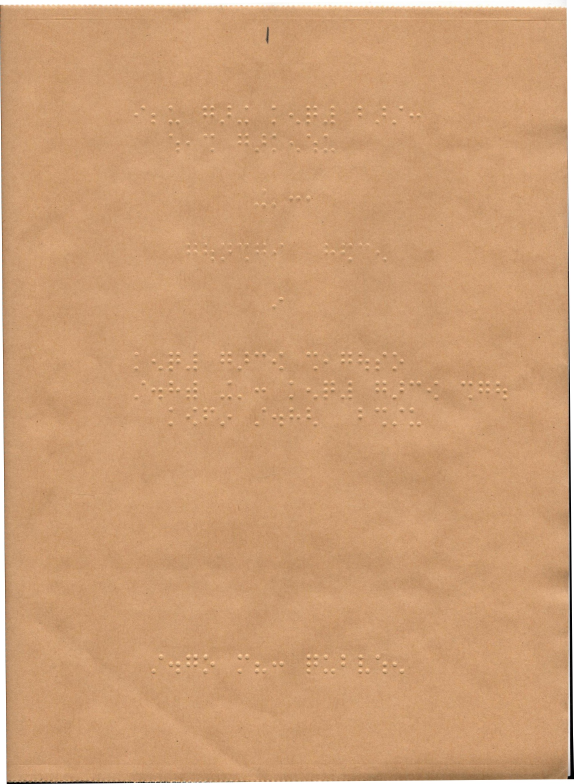
#> input picture images/image.jpg, 1720 x 2352 px (shown at 1/3 size)
$ jupyter execute --allow-errors Untitled.ipynb
#> lines starting #> are read from the running program, lines starting #| are printed output that depends on the picture; after the words box and inside, x2 and y2 are one past the last pixel; in counts of white or black regions, pixels touching at a corner belong together
[cell 1]
import numpy as np
import cv2 as cv
from matplotlib import pyplot as plt
image_path = "./images/image.jpg"
img = cv.imread(image_path)
#> img is the input picture: shape (2352, 1720, 3); mean B, G, R 117, 158.6, 205.4


cv.waitKey(0)
cv.destroyAllWindows()


cv.namedWindow("img", cv.WINDOW_NORMAL)


def path(name):
    return "./images/{}.png".format(name)


# [24 lines of commented-out code are left out]

[cell 2]
# [20 lines left out: function display, not called in this run]

[cell 3]
gray_img = cv.cvtColor(img, cv.COLOR_BGR2GRAY)
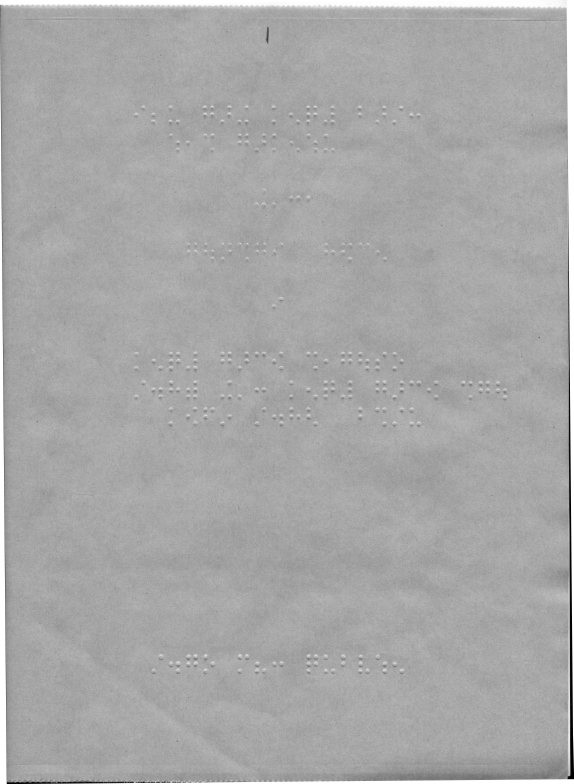
#> gray_img: shape (2352, 1720) (shown at 1/3 size); min 0, max 255, mean 167.9
# cv.imwrite("./images/gray_image.png", gray_img)

[cell 4]
# [8 lines left out: function Hist, not called in this run]

# [6 lines of commented-out code are left out]

[cell 5]
def equalization(image):
    s = image.shape
#> s = (2352, 1720)
    x = H.reshape(1, 256)
    y = np.array([])
    y = np.append(y,x[0, 0])

    #store the new pixel value in array y
    for i in range(255):
        k = x[0, i+1] + y[i]
        y = np.append(y, k)
    y = np.round((y/(s[0]*s[1])) * 255)

    #assign the new pixel values from array y
    for i in range(s[0]):
        for j in range(s[1]):
            k = image[i, j]
            image[i, j] = y[k]

    # cv.imwrite("./images/gray_img_eq.png", gray_img)
    # display("./images/gray_img_eq.png")
#> (the rest of this cell did not finish here and is left out)

[cell 6]
def Otsu(image):

    # hist = cv.calcHist([image], [0], None, [255], [0, 255])  # histogram
    hist, bins = np.histogram(image.ravel(), 256, [0, 256])
#> hist = 256 values, max 276509 at index 167, min 28 at index 42, mean 15802.5; bins = 257 values from 0 to 256

    len = hist.shape[0]  # len of the hist (255)
#> len = 256

    s = image.shape  # height and width
#> s = (2352, 1720)

    within = []  # array of class variances

    for i in range(len):
        x, y = np.split(hist, [i])
        x1 = np.sum(x)/(s[0] * s[1])
        y1 = np.sum(y)/(s[0] * s[1])
        x2 = np.sum([j*t for j, t in enumerate(x)])/np.sum(x)
        y2 = np.sum([j*t for j, t in enumerate(y)])/np.sum(y)
        x3 = np.sum([(j-x2)**2*t for j, t in enumerate(x)])/np.sum(x)
        x3 = np.nan_to_num(x3)
        y3 = np.sum([(j-y2)**2*t for j, t in enumerate(y)])/np.sum(y)
        within.append(x1*x3 + y1*y3)
        m = np.argmin(within)
#> this loop made 256 passes
#> (x1, y1, x2, y2, x3, y3) on passes 1, 13, 14: (0, 1, nan, 167.9, 0, 278.5), (0.00169, 0.998, 3.09, 156.2, 6.02, 233), (0.00171, 0.998, 3.23, 155.2, 7.12, 232.4)
#> after the loop, within = 256 values, max 278.5 at index 0, min 113.6 at index 208, mean 193.5
    return m

[cell 7]
m = Otsu(gray_img)
#> m = 208
thresh, Bin = cv.threshold(gray_img, m, 255, cv.THRESH_BINARY)
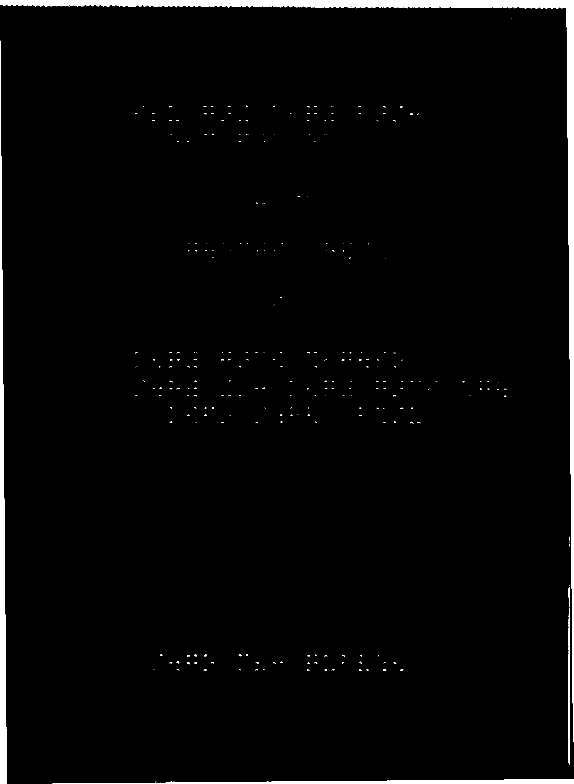
#> Bin: shape (2352, 1720) (shown at 1/3 size); 2.4% white; 338 white regions (312 under 20 px), largest, box (x1, y1, x2, y2) and area: (0, 0, 1720, 2224) 56991, (0, 122, 20, 2352) 22825, (158, 2338, 1720, 2352) 11717
#> thresh = 208
cv.imwrite(path("bin_otsu"), Bin)
#> Out = True

[cell 8]
# [18 lines left out: functions bord, deBord, not called in this run]


# mat = np.array([[1, 2, 3], [4, 5, 6], [7, 8, 9]])

# mat = bord(mat, 3)
# mat
# mat = deBord(mat, 3)
# mat

[cell 9]
def better_mean_c(image, box_size, c):

#> called with box_size = 3, c = 200
    border_size = shift_size = int(box_size/2)
    mat = cv.resize(image, (200, 350))
    mat = np.pad(mat, 1, 'symmetric')
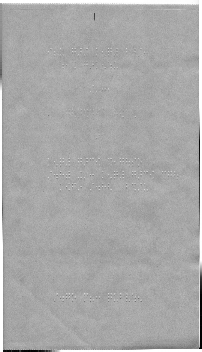
#> mat: shape (352, 202); min 0, max 255, mean 168.5
    s = mat.shape
#> s = (352, 202)

    for i in range(shift_size, s[0] - shift_size):
        for j in range(shift_size, s[1] - shift_size):

            box = mat[(i-border_size):(i+border_size+1),
                (j-border_size):(j+border_size+1)]

            m = np.mean(box)
            std = np.std(box)
            # print(m, std)
            # mat[i, j] -= m
            k = 0.8
            t = m + (std * k)
            print(t)
            if (mat[i, j]  < t):
                mat[i, j] = 255
            else:
                mat[i, j] = 0
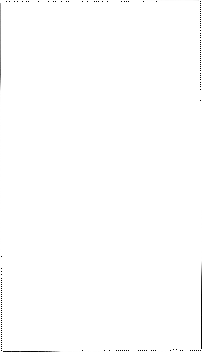
#> mat: shape (352, 202); min 0, max 255, mean 253.9

    return mat


# cv.imshow("ostsu", mat)
cv.imwrite(path("myAdaptive"), better_mean_c(gray_img, 3, 200))
cv.waitKey(0)
cv.destroyAllWindows()

[cell 10]
# otsu threshold with blur
blured_img = cv.GaussianBlur(gray_img, (5, 5), 0)
thr = Otsu(blured_img)
#> the loop in Otsu (call 2), `for i in range(len):` made 256 passes
#> (x, x1, y1, x2, y2, x3, y3, m) on passes 2 to 4: ([0], 0, 1, nan, 166.9, 0, 238.1, 0), ([0, 459], 0.000113, 1, 1, 165.9, 0, 235, 2), ([0, 459, 570], 0.000254, 1, 1.55, 164.9, 0.247, 231.1, 3)
thresh, Bin = cv.threshold(gray_img, thr, 255, cv.THRESH_BINARY)
cv.imwrite(path("bin_otsu_blured"), Bin)
#> Out = True

[cell 11]
# fixed threshholdes
ret,thresh1 = cv.threshold(gray_img,127,255,cv.THRESH_BINARY)
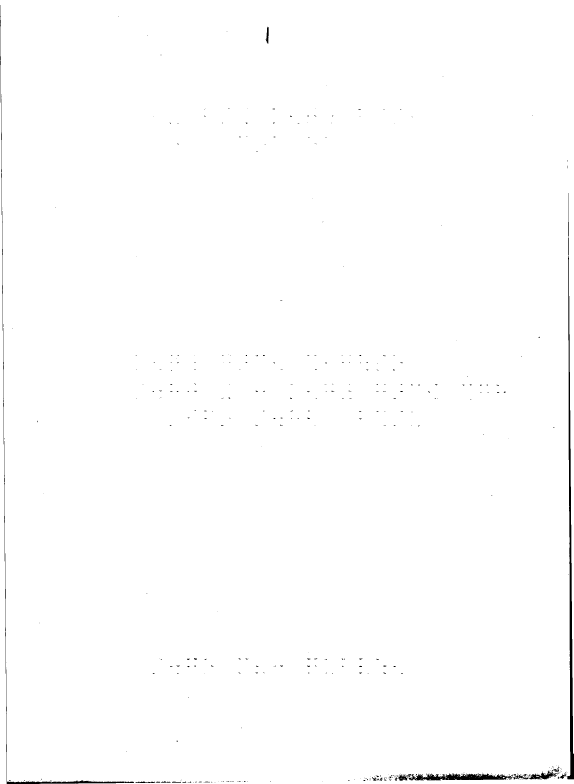
#> thresh1: shape (2352, 1720) (shown at 1/3 size); 99.4% white; 404 black regions (372 under 20 px), largest, box (x1, y1, x2, y2) and area: (1702, 579, 1720, 2338) 9239, (1224, 2308, 1671, 2341) 5281, (0, 15, 402, 2352) 4868
ret,thresh2 = cv.threshold(gray_img,127,255,cv.THRESH_BINARY_INV)
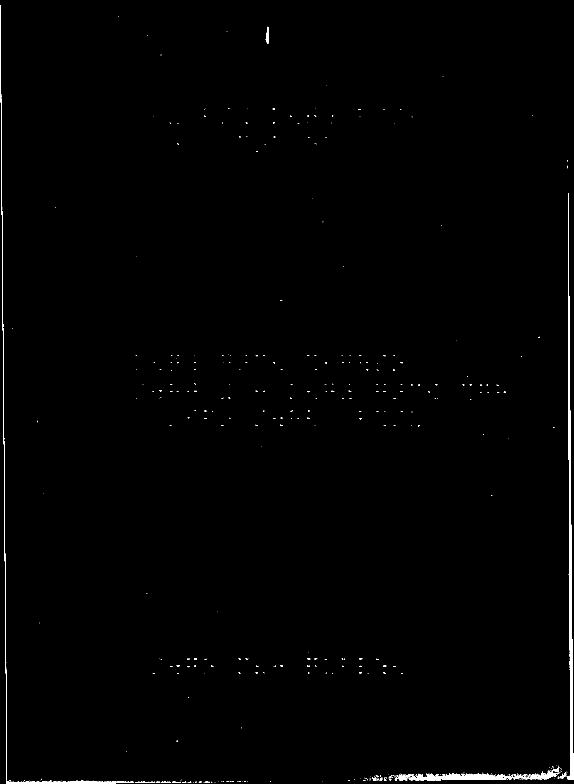
#> thresh2: shape (2352, 1720) (shown at 1/3 size); 0.58% white; 404 white regions (372 under 20 px), largest, box (x1, y1, x2, y2) and area: (1702, 579, 1720, 2338) 9239, (1224, 2308, 1671, 2341) 5281, (0, 15, 402, 2352) 4868
ret,thresh3 = cv.threshold(gray_img,127,255,cv.THRESH_TRUNC)
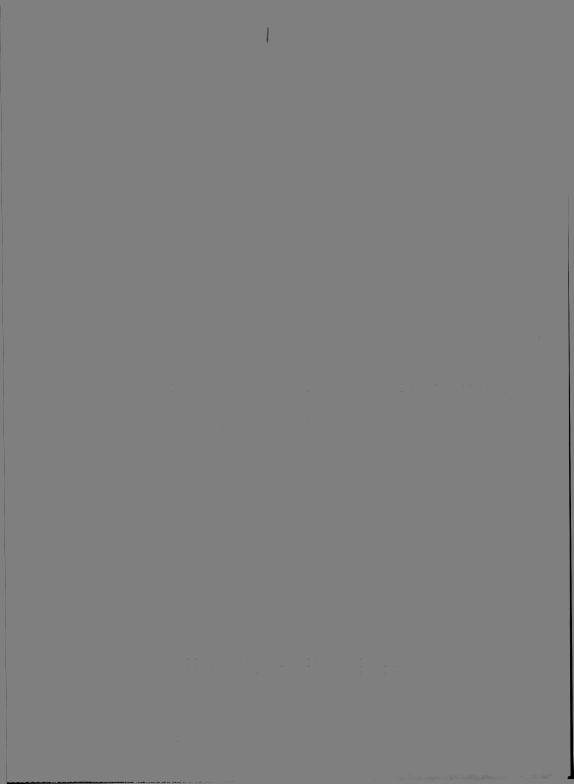
#> thresh3: shape (2352, 1720) (shown at 1/3 size); min 0, max 127, mean 126.7
ret,thresh4 = cv.threshold(gray_img,127,255,cv.THRESH_TOZERO)
ret,thresh5 = cv.threshold(gray_img,127,255,cv.THRESH_TOZERO_INV)
titles = ['BINARY','BINARY_INV','TRUNC','TOZERO','TOZERO_INV']
images = [thresh1, thresh2, thresh3, thresh4, thresh5]
for i in range(5):
    cv.imwrite(path(titles[i]), images[i])

[cell 12]
# global thresholding
ret1, th1 = cv.threshold(gray_img, 127, 255, cv.THRESH_BINARY)
# Otsu's thresholding
ret2, th2 = cv.threshold(gray_img, 0, 255, cv.THRESH_BINARY+cv.THRESH_OTSU)
#> th2: shape (2352, 1720); 2.4% white; 338 white regions (297 under 20 px), largest, box (x1, y1, x2, y2) and area: (0, 0, 1720, 2224) 57236, (0, 122, 20, 2352) 22836, (156, 2338, 1720, 2352) 11733
# Otsu's thresholding after Gaussian filtering
blur = cv.GaussianBlur(gray_img, (5, 5), 0)
ret3, th3 = cv.threshold(blur, 0, 255, cv.THRESH_BINARY+cv.THRESH_OTSU)
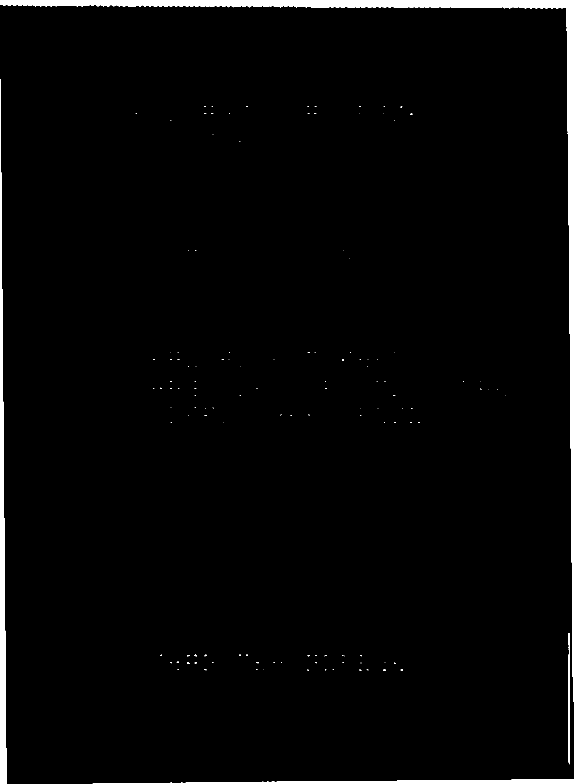
#> th3: shape (2352, 1720) (shown at 1/3 size); 2.3% white; 127 white regions (117 under 20 px), largest, box (x1, y1, x2, y2) and area: (0, 0, 1720, 2104) 56357, (0, 237, 20, 2352) 21686, (278, 2338, 1720, 2352) 11201
# plot all the images and their histograms
images = [th1,th2,th3]
titles = ['Global Thresholding (v=127)',"Otsu's Thresholding", "Otsu's Thresholding with blur"]
for i in range(3):
    cv.imwrite(path(titles[i]), images[i])

[cell 13]
# cv.namedWindow("img", cv.WINDOW_NORMAL)

th2 = cv.adaptiveThreshold(gray_img, 255, cv.ADAPTIVE_THRESH_MEAN_C,
                           cv.THRESH_BINARY, 11, 10)
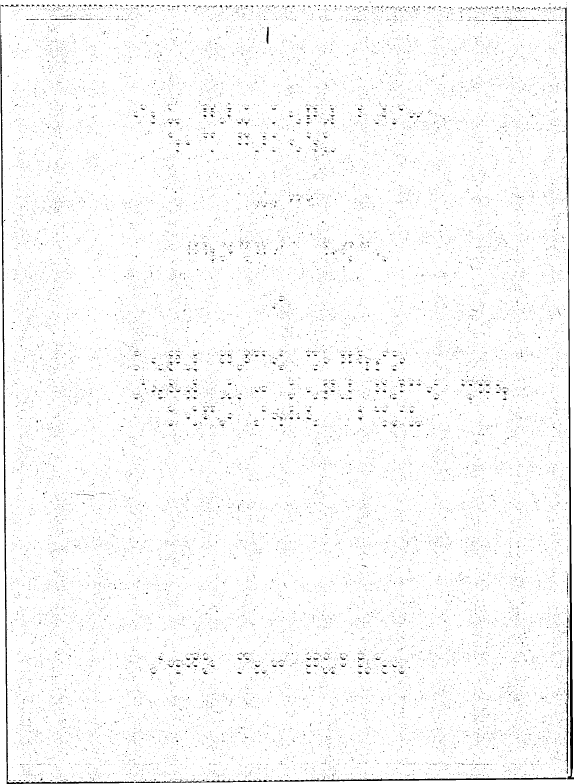
#> th2: shape (2352, 1720) (shown at 1/3 size); 97.7% white; 27168 black regions (26853 under 20 px), largest, box (x1, y1, x2, y2) and area: (789, 22, 1720, 2346) 15285, (1, 71, 403, 2352) 10549, (406, 2337, 788, 2349) 1297
th2 = cv.medianBlur(th2, 5)
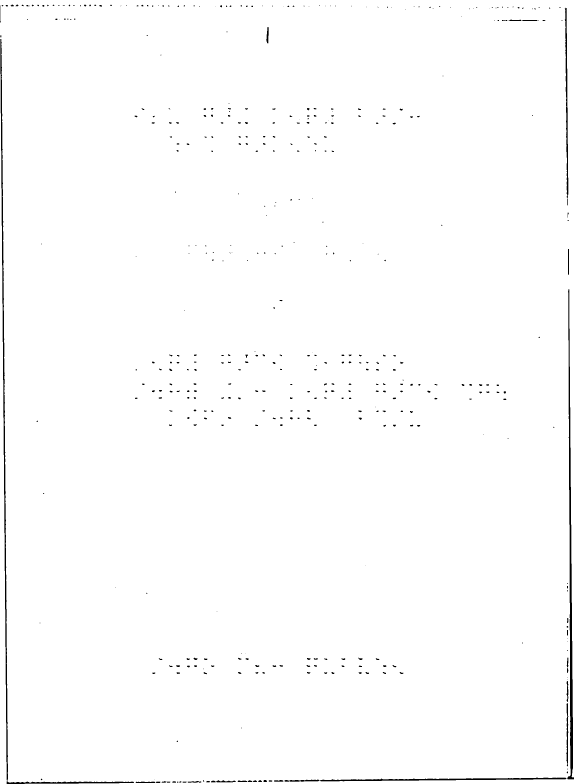
#> th2: shape (2352, 1720) (shown at 1/3 size); 99.1% white; 459 black regions (194 under 20 px), largest, box (x1, y1, x2, y2) and area: (1, 117, 24, 2342) 8719, (1702, 868, 1720, 2338) 8166, (959, 2333, 1699, 2344) 3414
cv.imshow("d", th2)
cv.waitKey(0)
cv.destroyAllWindows()
